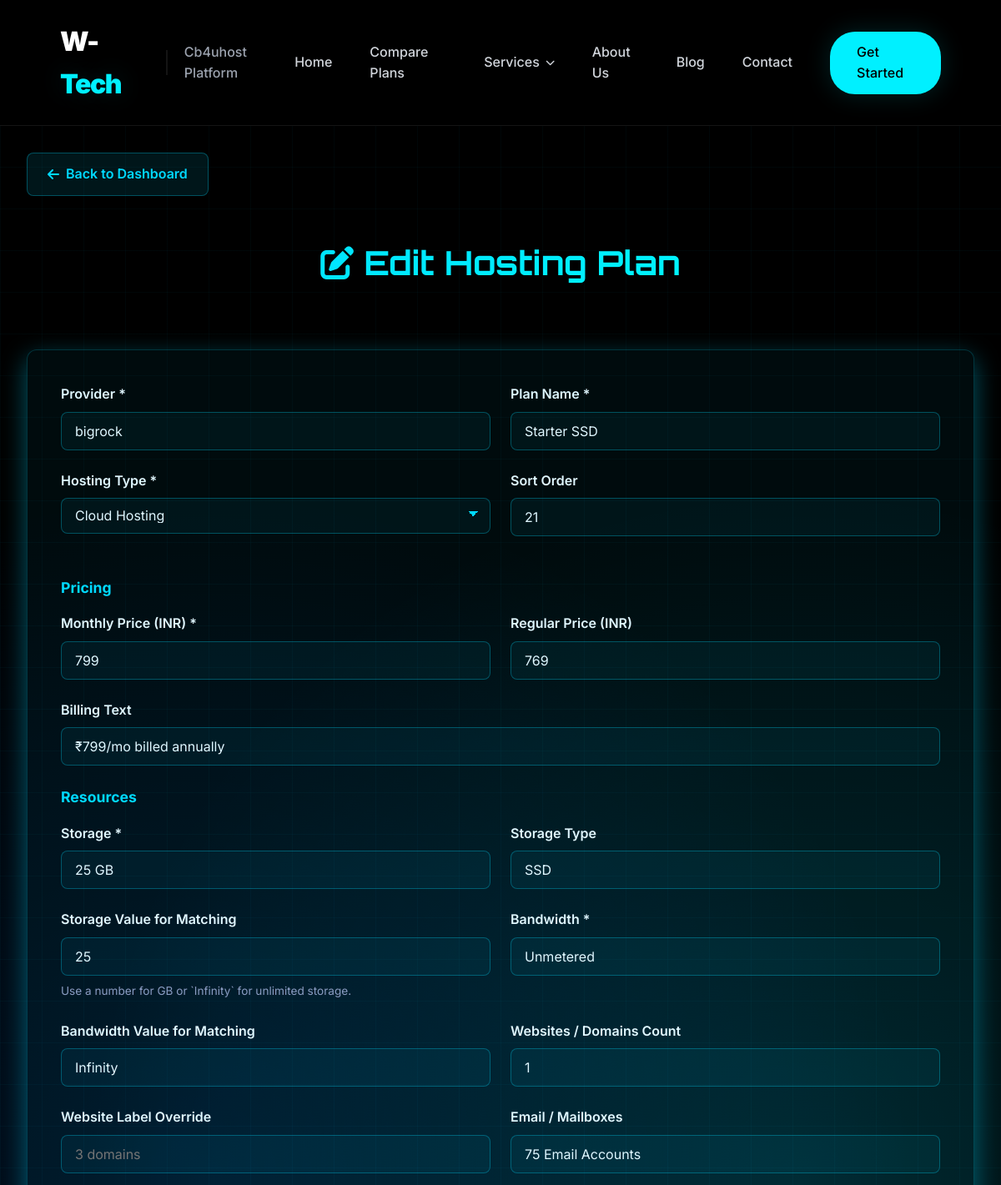
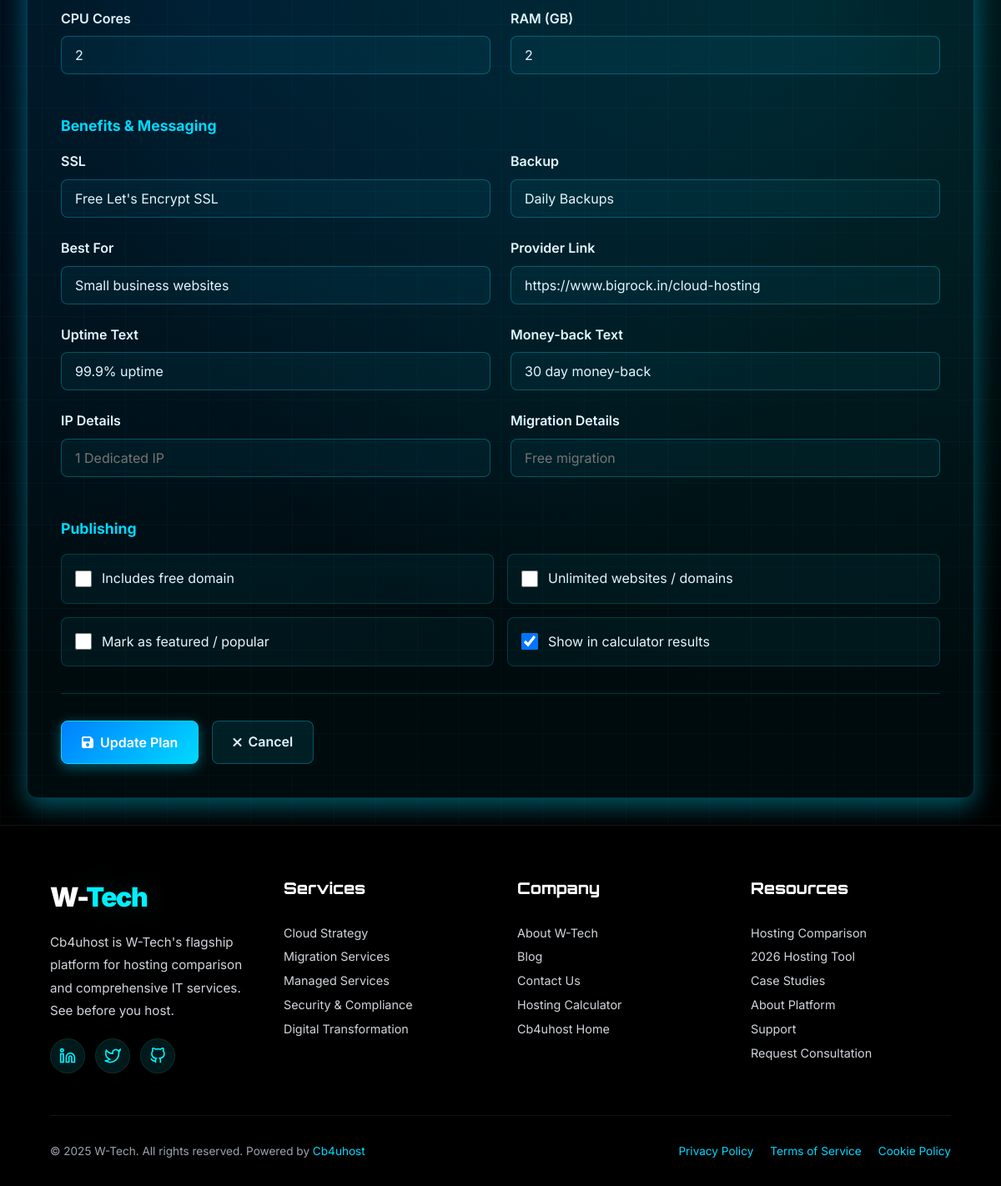
Screenshot of /admin/plans/edit/22 (signed in) with the database file from the repository (2 pictures, top to bottom).
### app.py (models this page shows, shortened)
class HostingPlan(db.Model):
    id = db.Column(db.Integer, primary_key=True)
    provider = db.Column(db.String(120), nullable=False, index=True)
    name = db.Column(db.String(120), nullable=False)
    hosting_type = db.Column(db.String(30), nullable=False, index=True)
    price = db.Column(db.Integer, nullable=False)
    regular_price = db.Column(db.Integer, nullable=False)
    billing_text = db.Column(db.String(120))
    storage = db.Column(db.String(60), nullable=False)
    storage_value = db.Column(db.Float)
    storage_type = db.Column(db.String(30))
    bandwidth = db.Column(db.String(60), nullable=False)
    bandwidth_value = db.Column(db.Float)
    websites_value = db.Column(db.Integer)
    websites_text = db.Column(db.String(60))
    websites_unlimited = db.Column(db.Boolean, default=False)
    email = db.Column(db.String(120))
    free_domain = db.Column(db.Boolean, default=False)
    ssl = db.Column(db.String(120))
    backup = db.Column(db.String(120))
    best_for = db.Column(db.String(120))
    buy_link = db.Column(db.String(300))
    cpu_cores = db.Column(db.Integer)
    ram = db.Column(db.Integer)
    ips = db.Column(db.String(120))
    migration = db.Column(db.String(120))
    uptime = db.Column(db.String(60))
    money_back = db.Column(db.String(60))
    popular = db.Column(db.Boolean, default=False)
    active = db.Column(db.Boolean, default=True)
    sort_order = db.Column(db.Integer, default=0)
    created_at = db.Column(db.DateTime, default=datetime.utcnow, nullable=False)
    updated_at = db.Column(db.DateTime, default=datetime.utcnow, onupdate=datetime.utcnow)
    __table_args__ = (
        db.UniqueConstraint('provider', 'hosting_type', 'name', name='uq_hosting_plan_provider_type_name'),
    )

### app.py (the view, shortened to what this page needs)
@app.route('/admin/plans/edit/<int:plan_id>', methods=['GET', 'POST'])
@admin_required
def edit_plan(plan_id):
    plan = HostingPlan.query.get_or_404(plan_id)
    return render_template(
        'blog/plan_form.html',
        plan=plan,
        form_data=plan_form_data(plan),
        hosting_types=HOSTING_TYPE_CHOICES,
    )

### templates/blog/plan_form.html (shortened to what this page needs)
{% extends 'base.html' %}
{% block content %}
<div class="container">
    <a href="{{ url_for('admin_dashboard') }}" class="back-link">
        <i class="fas fa-arrow-left"></i> Back to Dashboard
    </a>
    <div class="page-header">
        <h1>{% if plan %}<i class="fas fa-edit"></i> Edit Hosting Plan{% else %}<i class="fas fa-plus-circle"></i> Create Hosting Plan{% endif %}</h1>
    </div>
    <div class="form-container">
        <form method="POST">
            <div class="grid-2">
                <div class="form-group">
                    <label for="provider">Provider *</label>
                    <input type="text" id="provider" name="provider" required value="{{ form_data.get('provider', '') }}" placeholder="Namecheap">
                </div>
                <div class="form-group">
                    <label for="name">Plan Name *</label>
                    <input type="text" id="name" name="name" required value="{{ form_data.get('name', '') }}" placeholder="Stellar">
                </div>
            </div>
            <div class="grid-2">
                <div class="form-group">
                    <label for="hosting_type">Hosting Type *</label>
                    <select id="hosting_type" name="hosting_type" required>
                        {% for value, label in hosting_types %}
                        <option value="{{ value }}" {% if form_data.get('hosting_type', 'shared') == value %}selected{% endif %}>{{ label }}</option>
                        {% endfor %}
                    </select>
                </div>
                <div class="form-group">
                    <label for="sort_order">Sort Order</label>
                    <input type="number" id="sort_order" name="sort_order" value="{{ form_data.get('sort_order', 0) }}" min="0">
                </div>
            </div>
            <div class="section-title">Pricing</div>
            <div class="grid-2">
                <div class="form-group">
                    <label for="price">Monthly Price (INR) *</label>
                    <input type="number" id="price" name="price" required value="{{ form_data.get('price', '') }}" min="1">
                </div>
                <div class="form-group">
                    <label for="regular_price">Regular Price (INR)</label>
                    <input type="number" id="regular_price" name="regular_price" value="{{ form_data.get('regular_price', '') }}" min="1">
                </div>
            </div>
            <div class="form-group">
                <label for="billing_text">Billing Text</label>
                <input type="text" id="billing_text" name="billing_text" value="{{ form_data.get('billing_text', '') }}" placeholder="₹127/mo billed annually">
            </div>
            <div class="section-title">Resources</div>
            <div class="grid-2">
                <div class="form-group">
                    <label for="storage">Storage *</label>
                    <input type="text" id="storage" name="storage" required value="{{ form_data.get('storage', '') }}" placeholder="20 GB">
                </div>
                <div class="form-group">
                    <label for="storage_type">Storage Type</label>
                    <input type="text" id="storage_type" name="storage_type" value="{{ form_data.get('storage_type', '') }}" placeholder="SSD">
                </div>
            </div>
            <div class="grid-2">
                <div class="form-group">
                    <label for="storage_value">Storage Value for Matching</label>
                    <input type="text" id="storage_value" name="storage_value" value="{{ form_data.get('storage_value', '') }}" placeholder="20 or Infinity">
                    <small>Use a number for GB or `Infinity` for unlimited storage.</small>
                </div>
                <div class="form-group">
                    <label for="bandwidth">Bandwidth *</label>
                    <input type="text" id="bandwidth" name="bandwidth" required value="{{ form_data.get('bandwidth', '') }}" placeholder="Unmetered">
                </div>
            </div>
            <div class="grid-2">
                <div class="form-group">
                    <label for="bandwidth_value">Bandwidth Value for Matching</label>
                    <input type="text" id="bandwidth_value" name="bandwidth_value" value="{{ form_data.get('bandwidth_value', '') }}" placeholder="100 or Infinity">
                </div>
                <div class="form-group">
                    <label for="websites_value">Websites / Domains Count</label>
                    <input type="number" id="websites_value" name="websites_value" value="{{ form_data.get('websites_value', '') }}" min="0">
                </div>
            </div>
            <div class="grid-2">
                <div class="form-group">
                    <label for="websites_text">Website Label Override</label>
                    <input type="text" id="websites_text" name="websites_text" value="{{ form_data.get('websites_text', '') }}" placeholder="3 domains">
                </div>
                <div class="form-group">
                    <label for="email">Email / Mailboxes</label>
                    <input type="text" id="email" name="email" value="{{ form_data.get('email', '') }}" placeholder="30 Mailboxes">
                </div>
            </div>
            <div class="grid-2">
                <div class="form-group">
                    <label for="cpu_cores">CPU Cores</label>
                    <input type="number" id="cpu_cores" name="cpu_cores" value="{{ form_data.get('cpu_cores', '') }}" min="0">
                </div>
                <div class="form-group">
                    <label for="ram">RAM (GB)</label>
                    <input type="number" id="ram" name="ram" value="{{ form_data.get('ram', '') }}" min="0">
                </div>
            </div>
            <div class="section-title">Benefits & Messaging</div>
            <div class="grid-2">
                <div class="form-group">
                    <label for="ssl">SSL</label>
                    <input type="text" id="ssl" name="ssl" value="{{ form_data.get('ssl', '') }}" placeholder="Free SSL">
                </div>
                <div class="form-group">
                    <label for="backup">Backup</label>
                    <input type="text" id="backup" name="backup" value="{{ form_data.get('backup', '') }}" placeholder="Basic Backup">
                </div>
            </div>
            <div class="grid-2">
                <div class="form-group">
                    <label for="best_for">Best For</label>
                    <input type="text" id="best_for" name="best_for" value="{{ form_data.get('best_for', '') }}" placeholder="Small websites">
                </div>
                <div class="form-group">
                    <label for="buy_link">Provider Link</label>
                    <input type="url" id="buy_link" name="buy_link" value="{{ form_data.get('buy_link', '') }}" placeholder="https://www.namecheap.com/hosting/shared/">
                </div>
            </div>
            <div class="grid-2">
                <div class="form-group">
                    <label for="uptime">Uptime Text</label>
                    <input type="text" id="uptime" name="uptime" value="{{ form_data.get('uptime', '') }}" placeholder="99.9% uptime">
                </div>
                <div class="form-group">
                    <label for="money_back">Money-back Text</label>
                    <input type="text" id="money_back" name="money_back" value="{{ form_data.get('money_back', '') }}" placeholder="30 day money-back">
                </div>
            </div>
            <div class="grid-2">
                <div class="form-group">
                    <label for="ips">IP Details</label>
                    <input type="text" id="ips" name="ips" value="{{ form_data.get('ips', '') }}" placeholder="1 Dedicated IP">
                </div>
                <div class="form-group">
                    <label for="migration">Migration Details</label>
                    <input type="text" id="migration" name="migration" value="{{ form_data.get('migration', '') }}" placeholder="Free migration">
                </div>
            </div>
            <div class="section-title">Publishing</div>
            <div class="checkbox-grid">
                <label class="checkbox-card">
                    <input type="checkbox" name="free_domain" {% if form_data.get('free_domain') in [True, 'on', 'true', '1', 1] %}checked{% endif %}>
                    <span>Includes free domain</span>
                </label>
                <label class="checkbox-card">
                    <input type="checkbox" name="websites_unlimited" {% if form_data.get('websites_unlimited') in [True, 'on', 'true', '1', 1] %}checked{% endif %}>
                    <span>Unlimited websites / domains</span>
                </label>
                <label class="checkbox-card">
                    <input type="checkbox" name="popular" {% if form_data.get('popular') in [True, 'on', 'true', '1', 1] %}checked{% endif %}>
                    <span>Mark as featured / popular</span>
                </label>
                <label class="checkbox-card">
                    <input type="checkbox" name="active" {% if form_data.get('active', True) in [True, 'on', 'true', '1', 1] %}checked{% endif %}>
                    <span>Show in calculator results</span>
                </label>
            </div>
            <div class="form-actions">
                <button type="submit" class="btn btn-primary">
                    <i class="fas fa-save"></i>
                    <span>{% if plan %}Update Plan{% else %}Create Plan{% endif %}</span>
                </button>
                <a href="{{ url_for('admin_dashboard') }}" class="btn btn-secondary">
                    <i class="fas fa-times"></i>
                    Cancel
                </a>
            </div>
        </form>
    </div>
</div>
{% endblock %}

### rows the page displays
HostingPlan: provider "bigrock", name "Starter SSD", hosting_type "Cloud Hosting", price "799", regular_price "769", billing_text "₹799/mo billed annually", storage "25 GB", storage_type "SSD", bandwidth "Unmetered", email "75 Email Accounts", ssl "Free Let's Encrypt SSL", backup "Daily Backups", best_for "Small business websites", buy_link "https://www.bigrock.in/cloud-hosting", uptime "99.9% uptime", money_back "30 day money-back"
